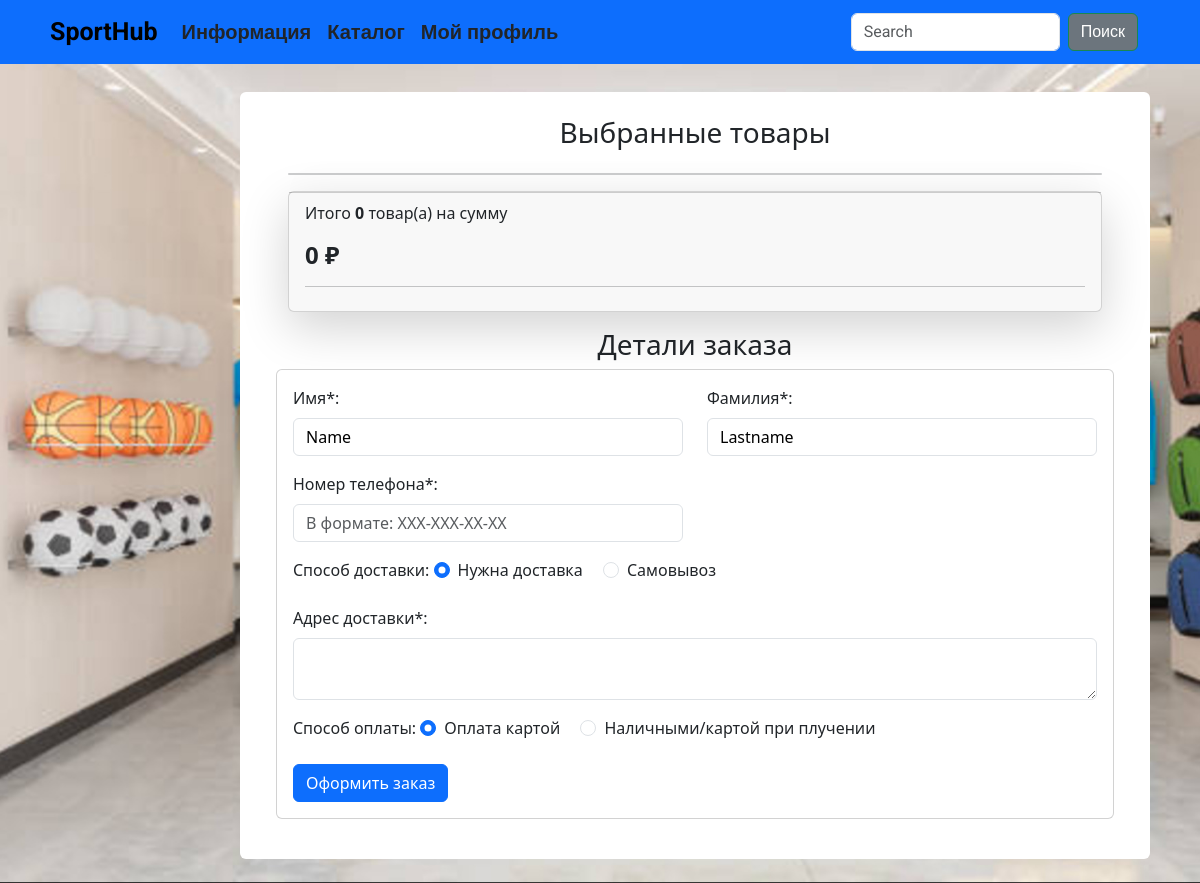
Page /order/create-order/ (signed in) on the earlier database version.
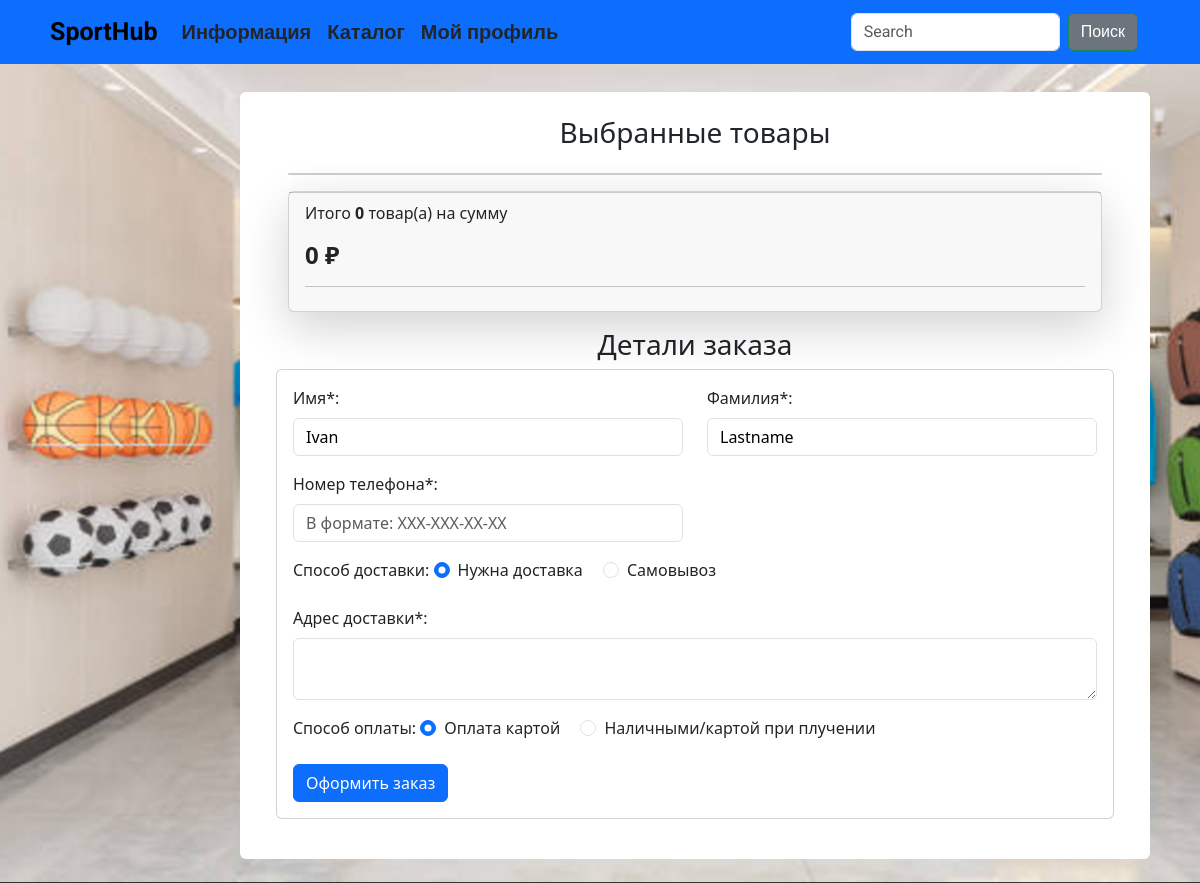
Same page on the later database version.
### usersapp/models.py (models this page shows, shortened)
class User(AbstractUser):
    image = models.ImageField(upload_to="users_images", blank=True, null=True, verbose_name="Фото профиля")
    phone_number = models.CharField(max_length=12, blank=True, null=True, verbose_name="Номер телефона")
    class Meta:
        db_table = 'users'
        verbose_name = 'Пользователя'
        verbose_name_plural = 'Пользователи'

### ordersapp/views.py (the view)
# urls.py: path('create-order/', views.create_order, name='create_order'),
@login_required
def create_order(request):
    if request.method == 'POST':
        form = CreateOrderForm(data=request.POST)
        if form.is_valid():
            try:
                with transaction.atomic():
                    user = request.user
                    cart_items = Cart.objects.filter(user=user)
                    if cart_items.exists():
                        order = Order.objects.create(
                            user=user,
                            phone_number=form.cleaned_data['phone_number'],
                            requires_delivery=form.cleaned_data['requires_delivery'],
                            delivery_address=form.cleaned_data['delivery_address'],
                            payment_on_get=form.cleaned_data['payment_on_get'],
                        )
                        for cart_item in cart_items:
                            product=cart_item.product
                            name=cart_item.product.name
                            price=cart_item.product.sell_price()
                            quantity=cart_item.quantity
                            if product.quantity < quantity:
                                raise ValidationError(f'Недостаточное количество товара {name} на складе\
                                                       В наличии - {product.quantity}')
                            OrderItem.objects.create(
                                order=order,
                                product=product,
                                name=name,
                                price=price,
                                quantity=quantity,
                            )
                            product.quantity -= quantity
                            product.save()
                        cart_items.delete()
                        messages.success(request, 'Заказ оформлен!')
                        return redirect('usersapp:profile')
            except ValidationError as e:
                messages.success(request, str(e))
                return redirect('cartsapp:order')
    else:
        initial = {
            'first_name': request.user.first_name,
            'last_name': request.user.last_name,
            }
        form = CreateOrderForm(initial=initial)
    context = {
        'title': 'Home - Оформление заказа',
        'form': form,
        'orders': True,
    }
    return render(request, 'ordersapp/create_order.html', context=context)

### ordersapp/forms.py (shortened to what this page needs)
class CreateOrderForm(forms.Form):
    first_name = forms.CharField()
    last_name = forms.CharField()
    phone_number = forms.CharField()
    requires_delivery = forms.ChoiceField(
        choices=[
            ("0", False),
            ("1", True),
            ],
        )
    delivery_address = forms.CharField(required=False)
    payment_on_get = forms.ChoiceField(
        choices=[
            ("0", 'False'),
            ("1", 'True'),
            ],
        )

### cartsapp/models.py (called while the page is built)
    def total_price(self):
        return sum(cart.product_price() for cart in self)

    def total_quantity(self):
        if self:
            return sum(cart.quantity for cart in self)
        return 0

### cartsapp/templatetags/cartsapp_tags.py (called while the page is built)
@register.simple_tag()
def user_carts(request):
    return get_user_carts(request)

### cartsapp/utils.py (called while the page is built)
def get_user_carts(request):
    if request.user.is_authenticated:
        return Cart.objects.filter(user=request.user)

### goodsapp/templatetags/goodsapp_tags.py (called while the page is built)
@register.simple_tag()
def tag_categories():
    return Categories.objects.all()

### ordersapp/templates/ordersapp/create_order.html (shortened to what the changed rows need)
{% extends "base.html" %}
{% load static %}
{% load cartsapp_tags %}
{% block content %}
    <div class=" bg-white p-4 mb-4 mx-2 rounded">
                {% user_carts request as carts %}
        <div class="container">
            <div class="card mb-3">
                <div class="card-body">
                    <form actions="{% url "ordersapp:create_order" %}" method="POST">
                        <div class="row">
                            <div class="col-md-6 mb-3">
                                <label for="id_first_name" class="form-label">Имя*:</label>
                                <input type="text" class="form-control" id="id_first_name"
                                    value="{% if form.first_name.value %}{{ form.first_name.value }}{% endif %}"
                                    name="first_name" required>
                            </div>
                            <div class="col-md-6 mb-3">
                                <label for="id_last_name" class="form-label">Фамилия*:</label>
                                <input type="text" class="form-control" id="id_last_name"
                                    value="{% if form.last_name.value %}{{ form.last_name.value }}{% endif %}"
                                    name="last_name" required>
                            </div>
                        </div>
                    </form>
                </div>
            </div>
        </div>
    </div>
{% endblock content %}

Differences in the rows shown:
changed User "Lastname": first_name "Name" → "Ivan"
